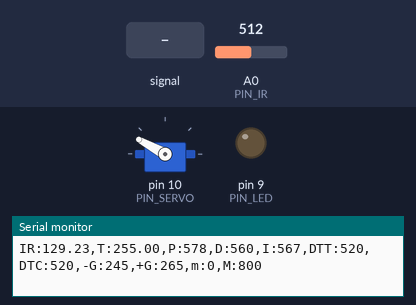
A sketch run on a simulated Arduino Uno, built with avr-gcc and run on an emulated ATmega328P. Shown: servo, output pins drawn as LEDs (lit = HIGH), the last lines printed to the serial monitor. The inputs (shaded band) are chosen by the test bench; at power-on: A0 (PIN_IR) = 512.

Above: at 1.2 s.
1.3 s: A0 (PIN_IR) fed a 200 Hz sine of ±255 counts around its level
3.1 s: A0 (PIN_IR) set to 245
At 3.26 s:
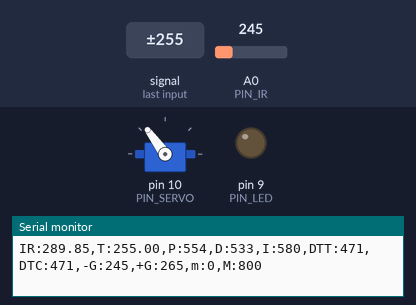
6.1 s: A0 (PIN_IR) set to 122
7.6 s: A0 (PIN_IR) set to 306
At 8.5 s:
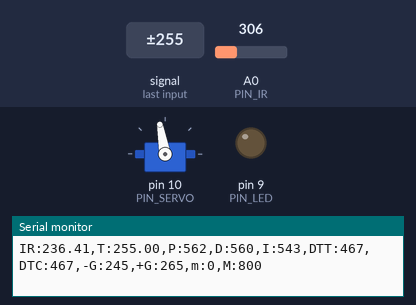
10.6 s: A0 (PIN_IR) set to 90
Timing chart, 0 to 13.1 s (numbered marks = the images above; inputs shaded):
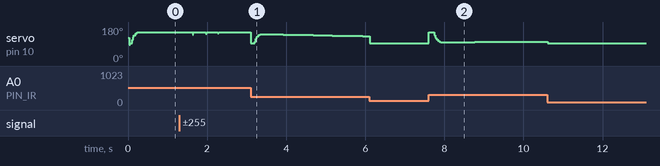

The sketch:

06-28P14-20203166-___.ino
```cpp
#include <Servo.h>

/////////////////////////////
// Configurable parameters //
/////////////////////////////

// Arduino pin assignment
#define PIN_LED 9
#define PIN_SERVO 10
#define PIN_IR A0

// Framework setting
#define _DIST_TARGET 255
#define _DIST_MIN 100
#define _DIST_MAX 410

// Distance sensor
#define _DIST_ALPHA 0.35
#define LENGTH 30
#define k_LENGTH 8

// Servo range
#define _DUTY_MIN 1500
#define _DUTY_NEU 1800
#define _DUTY_MAX 2100

// Servo speed control
#define _SERVO_ANGLE 25
#define _SERVO_SPEED 3000

// Event periods
#define _INTERVAL_DIST 20
#define _INTERVAL_SERVO 20
#define _INTERVAL_SERIAL 100

// PID parameters
#define _KP 3.0
#define _KI 0.02
#define _KD 70


//////////////////////
// global variables //
//////////////////////

// Servo instance
Servo myservo;
// Distance sensor
float dist_target; // location to send the ball
float dist_raw, dist_ema, dist_celi, dist_rrr;

// Event periods
unsigned long last_sampling_time_dist, last_sampling_time_servo, last_sampling_time_serial;
bool event_dist, event_servo, event_serial;

// Servo speed control
int duty_chg_per_interval;
int duty_target, duty_curr;

// PID variables
float error_curr, error_prev, control, pterm, dterm, iterm;
int correction_dist, iter, a, b;
float dist_list[LENGTH], sum, alpha;

void setup() {
// initialize GPIO pins for LED and attach servo
  pinMode(PIN_LED, OUTPUT);
  myservo.attach(PIN_SERVO);
// initialize global variables
  last_sampling_time_dist = last_sampling_time_servo = last_sampling_time_serial = 0;
  event_dist = event_servo = event_serial = false;
  dist_target = _DIST_TARGET;

  correction_dist = 0;
  iter = 0; sum = 0;
  alpha = _DIST_ALPHA;
  error_prev = 0;
  iterm = dterm = pterm = 0;

// move servo to neutral position
  myservo.writeMicroseconds(_DUTY_NEU);
// initialize serial port
  Serial.begin(57600);
// convert angle speed into duty change per interval.
  duty_chg_per_interval = (float)(_DUTY_MAX - _DUTY_MIN) * _SERVO_SPEED / _SERVO_ANGLE * _INTERVAL_SERVO / 1000;

}


void loop() {
/////////////////////
// Event generator //
/////////////////////
unsigned long time_curr = millis();
  if(time_curr >= last_sampling_time_dist + _INTERVAL_DIST) {
        last_sampling_time_dist += _INTERVAL_DIST;
        event_dist = true;
  }
  if(time_curr >= last_sampling_time_servo + _INTERVAL_SERVO) {
        last_sampling_time_servo += _INTERVAL_SERVO;
        event_servo = true;
  }
  if(time_curr >= last_sampling_time_serial + _INTERVAL_SERIAL) {
        last_sampling_time_serial += _INTERVAL_SERIAL;
        event_serial = true;
  }


////////////////////
// Event handlers //
////////////////////

  if(event_dist) {
    event_dist = false;
  // get a distance reading from the distance sensor
    dist_raw = ir_distance_filtered();
    dist_rrr = ir_distance();

  // PID control logic
    error_curr = dist_target - dist_ema;
    pterm = _KP*error_curr;
    dterm = _KD*(error_curr-error_prev);
    iterm += _KI * error_curr;
    control = pterm + dterm + iterm;

  // duty_target = f(duty_neutral, control)
    duty_target = _DUTY_NEU + (control) * (_SERVO_ANGLE * 10.3) / (_DIST_MAX - _DIST_MIN);

  // keep duty_target value within the range of [_DUTY_MIN, _DUTY_MAX]
    if (duty_target < _DUTY_MIN) {
      duty_target = _DUTY_MIN;
    } else if (duty_target > _DUTY_MAX) {
      duty_target = _DUTY_MAX;
    }

    error_prev = error_curr;
  }

  if(event_servo) {
    event_servo = false;
    // adjust duty_curr toward duty_target by duty_chg_per_interval
    if(duty_target > duty_curr) {
      duty_curr += duty_chg_per_interval;
      if(duty_curr > duty_target) duty_curr = duty_target;
    }
    else {
      duty_curr -= duty_chg_per_interval;
      if(duty_curr < duty_target) duty_curr = duty_target;
    }

    // update servo position
    myservo.writeMicroseconds(duty_curr);
  }

  if(event_serial) {
    event_serial = false;
    Serial.print("IR:");
    Serial.print(dist_raw);
    Serial.print(",T:");
    Serial.print(dist_target);
    Serial.print(",P:");
    Serial.print(map(pterm,-1000,1000,510,610));
    Serial.print(",D:");
    Serial.print(map(dterm,-1000,1000,510,610));
    Serial.print(",I:");
    Serial.print(map(iterm,-1000,1000,510,610));
    Serial.print(",DTT:");
    Serial.print(map(duty_target,1000,2000,410,510));
    Serial.print(",DTC:");
    Serial.print(map(duty_curr,1000,2000,410,510));
    Serial.println(",-G:245,+G:265,m:0,M:800");
  }
}

float ir_distance(void){ // return value unit: mm
  float val;
  float volt = float(analogRead(PIN_IR));
  val = ((6762.0/(volt-9.0))-4.0) * 10.0;
  return val;
}

float ir_distance_filtered() {
  a = 69;
  b = 330;
  sum = 0;
  iter = 0;
  while (iter < LENGTH)
  {
    dist_list[iter] = 100 + 300.0 / (b - a) * (ir_distance() - a);
    sum += dist_list[iter];
    iter++;
  }

  for (int i = 0; i < LENGTH-1; i++){
    for (int j = i+1; j < LENGTH; j++){
      if (dist_list[i] > dist_list[j]) {
        float tmp = dist_list[i];
        dist_list[i] = dist_list[j];
        dist_list[j] = tmp;
      }
    }
  }

  for (int i = 0; i < k_LENGTH; i++) {
    sum -= dist_list[i];
  }
  for (int i = 1; i <= k_LENGTH; i++) {
    sum -= dist_list[LENGTH-i];
  }

  float dist_cali = sum/(LENGTH-2*k_LENGTH);
  dist_ema = alpha*dist_cali + (1-alpha)*dist_ema;
  return dist_ema;
}
```
